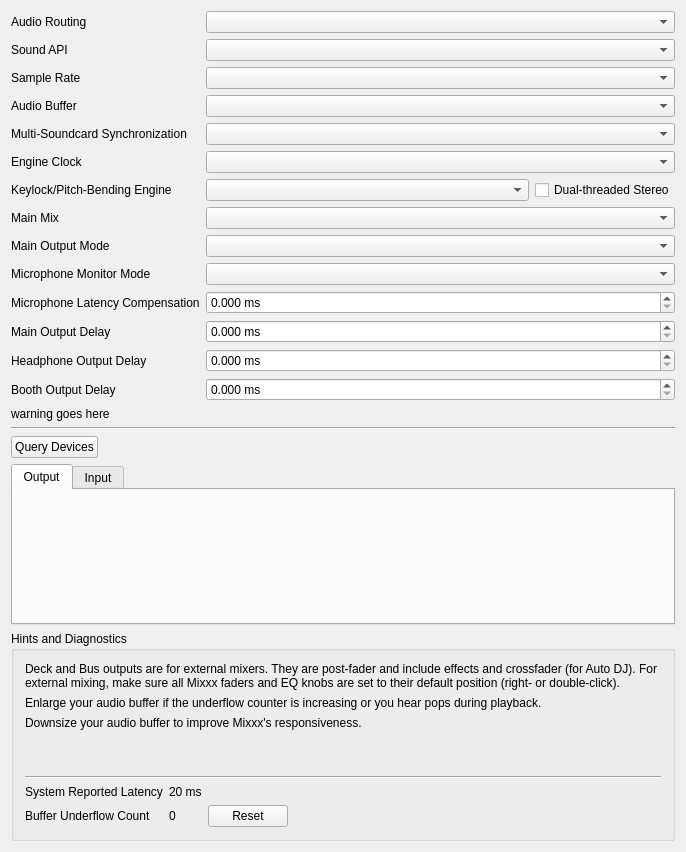
<?xml version="1.0" encoding="UTF-8"?>
<ui version="4.0">
 <class>DlgPrefSoundDlg</class>
 <widget class="QWidget" name="DlgPrefSoundDlg">
  <property name="geometry">
   <rect>
    <x>0</x>
    <y>0</y>
    <width>686</width>
    <height>852</height>
   </rect>
  </property>
  <property name="windowTitle">
   <string>Sound Hardware Preferences</string>
  </property>
  <layout class="QVBoxLayout" name="verticalLayout_2">
   <item>
    <layout class="QGridLayout" name="gridLayout" columnstretch="0,1">
     <item row="0" column="0">
      <widget class="QLabel" name="audioRoutingLabel">
       <property name="text">
        <string>Audio Routing</string>
       </property>
       <property name="buddy">
        <cstring>audioRoutingComboBox</cstring>
       </property>
      </widget>
     </item>
     <item row="0" column="1">
      <widget class="QComboBox" name="audioRoutingComboBox">
       <property name="toolTip">
        <string>ASIO: lowest latency. Other apps cannot play sound through the device. WASAPI: other apps can play sound at the same time. The latency is higher.</string>
       </property>
      </widget>
     </item>
     <item row="1" column="0">
      <widget class="QLabel" name="apiLabel">
       <property name="text">
        <string>Sound API</string>
       </property>
       <property name="openExternalLinks">
        <bool>true</bool>
       </property>
       <property name="buddy">
        <cstring>apiComboBox</cstring>
       </property>
      </widget>
     </item>
     <item row="1" column="1">
      <layout class="QHBoxLayout" name="apiHBox">
        <item>
          <widget class="QComboBox" name="apiComboBox"/>
        </item>
      </layout>
     </item>
     <item row="2" column="0">
      <widget class="QLabel" name="sampleRateLabel">
       <property name="text">
        <string>Sample Rate</string>
       </property>
       <property name="buddy">
        <cstring>sampleRateComboBox</cstring>
       </property>
      </widget>
     </item>
     <item row="2" column="1">
      <layout class="QHBoxLayout" name="sampleRateHBox">
        <item>
          <widget class="QComboBox" name="sampleRateComboBox"/>
        </item>
      </layout>
     </item>
     <item row="3" column="0">
      <widget class="QLabel" name="audioBufferLabel">
       <property name="text">
        <string>Audio Buffer</string>
       </property>
       <property name="buddy">
        <cstring>audioBufferComboBox</cstring>
       </property>
      </widget>
     </item>
     <item row="3" column="1">
      <layout class="QHBoxLayout" name="audioBufferHBox">
        <item>
          <widget class="QComboBox" name="audioBufferComboBox"/>
        </item>
      </layout>
     </item>
     <item row="4" column="0">
      <widget class="QLabel" name="deviceSyncLabel">
       <property name="text">
        <string>Multi-Soundcard Synchronization</string>
       </property>
      </widget>
     </item>
     <item row="4" column="1">
      <widget class="QComboBox" name="deviceSyncComboBox"/>
     </item>
     <item row="5" column="0">
      <widget class="QLabel" name="engineClockLabel">
       <property name="text">
        <string>Engine Clock</string>
       </property>
      </widget>
     </item>
     <item row="5" column="1">
      <widget class="QComboBox" name="engineClockComboBox">
       <property name="toolTip">
        <string>Use soundcard clock for live audience setups and lowest latency.&lt;br&gt;Use network clock for broadcasting without a live audience.</string>
       </property>
      </widget>
     </item>
     <item row="6" column="0">
      <widget class="QLabel" name="keylockLabel">
       <property name="text">
        <string>Keylock/Pitch-Bending Engine</string>
       </property>
       <property name="buddy">
        <cstring>keylockComboBox</cstring>
       </property>
      </widget>
     </item>
     <item row="7" column="0">
      <widget class="QLabel" name="masteMixLabel">
       <property name="text">
        <string>Main Mix</string>
       </property>
      </widget>
     </item>
     <item row="7" column="1">
      <widget class="QComboBox" name="mainMixComboBox"/>
     </item>
     <item row="8" column="1">
      <widget class="QComboBox" name="mainOutputModeComboBox"/>
     </item>
     <item row="8" column="0">
      <widget class="QLabel" name="mainMonoLabel">
       <property name="text">
        <string>Main Output Mode</string>
       </property>
      </widget>
     </item>
     <item row="9" column="1">
      <widget class="QComboBox" name="micMonitorModeComboBox"/>
     </item>
     <item row="9" column="0">
      <widget class="QLabel" name="micMonitorModeLabel">
       <property name="text">
        <string>Microphone Monitor Mode</string>
       </property>
       <property name="openExternalLinks">
        <bool>true</bool>
       </property>
      </widget>
     </item>
     <item row="10" column="0">
      <widget class="QLabel" name="latencyCompensationLabel">
       <property name="text">
        <string>Microphone Latency Compensation</string>
       </property>
       <property name="openExternalLinks">
        <bool>true</bool>
       </property>
      </widget>
     </item>
     <item row="10" column="1">
      <widget class="QDoubleSpinBox" name="latencyCompensationSpinBox">
       <property name="suffix">
        <string> ms</string>
       </property>
       <property name="decimals">
        <number>3</number>
       </property>
       <property name="maximum">
        <double>500.000000000000000</double>
       </property>
       <property name="singleStep">
        <double>0.100000000000000</double>
       </property>
      </widget>
     </item>
     <item row="12" column="0">
      <widget class="QLabel" name="mainDelayLabel">
       <property name="text">
        <string>Main Output Delay</string>
       </property>
      </widget>
     </item>
     <item row="12" column="1">
      <widget class="QDoubleSpinBox" name="mainDelaySpinBox">
       <property name="suffix">
        <string extracomment="milliseconds"> ms</string>
       </property>
       <property name="decimals">
        <number>3</number>
       </property>
       <property name="maximum">
        <double>500.000000000000000</double>
       </property>
       <property name="singleStep">
        <double>0.100000000000000</double>
       </property>
      </widget>
     </item>
     <item row="13" column="0">
      <widget class="QLabel" name="headDelayLabel">
       <property name="text">
        <string>Headphone Output Delay</string>
       </property>
      </widget>
     </item>
     <item row="13" column="1">
      <widget class="QDoubleSpinBox" name="headDelaySpinBox">
       <property name="suffix">
        <string extracomment="milliseconds"> ms</string>
       </property>
       <property name="decimals">
        <number>3</number>
       </property>
       <property name="maximum">
        <double>500.000000000000000</double>
       </property>
       <property name="singleStep">
        <double>0.100000000000000</double>
       </property>
      </widget>
     </item>
     <item row="14" column="0">
      <widget class="QLabel" name="boothDelayLabel">
       <property name="text">
        <string>Booth Output Delay</string>
       </property>
      </widget>
     </item>
     <item row="14" column="1">
      <widget class="QDoubleSpinBox" name="boothDelaySpinBox">
       <property name="suffix">
        <string extracomment="milliseconds"> ms</string>
       </property>
       <property name="decimals">
        <number>3</number>
       </property>
       <property name="maximum">
        <double>500.000000000000000</double>
       </property>
       <property name="singleStep">
        <double>0.100000000000000</double>
       </property>
      </widget>
     </item>
     <item row="15" column="0" colspan="2">
      <widget class="QLabel" name="latencyCompensationWarningLabel">
       <property name="text">
        <string notr="true">warning goes here</string>
       </property>
      </widget>
     </item>
     <item row="6" column="1">
      <layout class="QHBoxLayout" name="horizontalLayout">
       <item>
        <widget class="QComboBox" name="keylockComboBox"/>
       </item>
       <item>
        <widget class="QCheckBox" name="keylockDualthreadedCheckBox">
         <property name="sizePolicy">
          <sizepolicy hsizetype="Maximum" vsizetype="Fixed">
           <horstretch>0</horstretch>
           <verstretch>0</verstretch>
          </sizepolicy>
         </property>
         <property name="text">
          <string>Dual-threaded Stereo</string>
         </property>
        </widget>
       </item>
      </layout>
     </item>
    </layout>
   </item>
   <item>
    <widget class="Line" name="line_2">
     <property name="orientation">
      <enum>Qt::Horizontal</enum>
     </property>
    </widget>
   </item>
   <item>
    <layout class="QHBoxLayout" name="buttonsHLayout">
     <item>
      <widget class="QPushButton" name="queryButton">
       <property name="text">
        <string>Query Devices</string>
       </property>
      </widget>
     </item>
     <item>
      <spacer name="buttonsHSpacer">
       <property name="orientation">
        <enum>Qt::Horizontal</enum>
       </property>
       <property name="sizeHint" stdset="0">
        <size>
         <width>40</width>
         <height>20</height>
        </size>
       </property>
      </spacer>
     </item>
    </layout>
   </item>
   <item>
    <widget class="QTabWidget" name="ioTabs">
     <property name="sizePolicy">
      <sizepolicy hsizetype="MinimumExpanding" vsizetype="Expanding">
       <horstretch>0</horstretch>
       <verstretch>0</verstretch>
      </sizepolicy>
     </property>
     <property name="currentIndex">
      <number>0</number>
     </property>
     <widget class="QWidget" name="outputTab">
      <attribute name="title">
       <string>Output</string>
      </attribute>
      <layout class="QVBoxLayout" name="outputVLayout">
       <item>
        <spacer name="outputVSpacer">
         <property name="orientation">
          <enum>Qt::Vertical</enum>
         </property>
         <property name="sizeType">
          <enum>QSizePolicy::MinimumExpanding</enum>
         </property>
         <property name="sizeHint" stdset="0">
          <size>
           <width>20</width>
           <height>1</height>
          </size>
         </property>
        </spacer>
       </item>
      </layout>
     </widget>
     <widget class="QWidget" name="inputTab">
      <attribute name="title">
       <string>Input</string>
      </attribute>
      <layout class="QVBoxLayout" name="inputVLayout">
       <item>
        <spacer name="inputVSpacer">
         <property name="orientation">
          <enum>Qt::Vertical</enum>
         </property>
         <property name="sizeType">
          <enum>QSizePolicy::MinimumExpanding</enum>
         </property>
         <property name="sizeHint" stdset="0">
          <size>
           <width>20</width>
           <height>1</height>
          </size>
         </property>
        </spacer>
       </item>
      </layout>
     </widget>
    </widget>
   </item>
   <item>
    <widget class="QGroupBox" name="Hints">
     <property name="title">
      <string>Hints and Diagnostics</string>
     </property>
     <layout class="QGridLayout" name="gridLayout_6" columnstretch="0,0,0,1">
      <item row="0" column="0" colspan="4">
       <widget class="QLabel" name="deckBusHint">
        <property name="text">
         <string>Deck and Bus outputs are for external mixers. They are post-fader and include effects and crossfader (for Auto DJ). For external mixing, make sure all Mixxx faders and EQ knobs are set to their default position (right- or double-click). </string>
        </property>
        <property name="wordWrap">
         <bool>true</bool>
        </property>
        <property name="openExternalLinks">
         <bool>true</bool>
        </property>
       </widget>
      </item>
      <item row="1" column="0" colspan="4">
       <widget class="QLabel" name="underflowCounterHint">
        <property name="text">
         <string>Enlarge your audio buffer if the underflow counter is increasing or you hear pops during playback.</string>
        </property>
        <property name="wordWrap">
         <bool>true</bool>
        </property>
       </widget>
      </item>
      <item row="2" column="0" colspan="4">
       <widget class="QLabel" name="audioBufferHint">
        <property name="text">
         <string>Downsize your audio buffer to improve Mixxx's responsiveness.</string>
        </property>
        <property name="wordWrap">
         <bool>true</bool>
        </property>
       </widget>
      </item>
      <item row="3" column="0" colspan="4">
       <widget class="QLabel" name="realtimeHint">
        <property name="wordWrap">
         <bool>true</bool>
        </property>
        <property name="openExternalLinks">
         <bool>true</bool>
        </property>
       </widget>
      </item>
      <item row="4" column="0" colspan="4">
       <widget class="QLabel" name="hardwareGuide">
        <property name="wordWrap">
         <bool>true</bool>
        </property>
        <property name="openExternalLinks">
         <bool>true</bool>
        </property>
       </widget>
      </item>
      <item row="5" column="0" colspan="4">
       <widget class="Line" name="line">
        <property name="orientation">
         <enum>Qt::Horizontal</enum>
        </property>
       </widget>
      </item>
      <item row="6" column="0">
       <widget class="QLabel" name="latencyLabel">
        <property name="text">
         <string>System Reported Latency</string>
        </property>
        <property name="buddy">
         <cstring>audioBufferComboBox</cstring>
        </property>
       </widget>
      </item>
      <item row="6" column="1">
       <widget class="QLabel" name="currentLatency">
        <property name="text">
         <string>20 ms</string>
        </property>
       </widget>
      </item>
      <item row="7" column="0">
       <widget class="QLabel" name="underflowLabel">
        <property name="text">
         <string>Buffer Underflow Count</string>
        </property>
        <property name="buddy">
         <cstring>audioBufferComboBox</cstring>
        </property>
       </widget>
      </item>
      <item row="7" column="1">
       <widget class="QLabel" name="bufferUnderflowCount">
        <property name="text">
         <string>0</string>
        </property>
       </widget>
      </item>
      <item row="7" column="2">
       <widget class="QPushButton" name="btnResetBufferUnderflowCount">
        <property name="text">
         <string>Reset</string>
        </property>
       </widget>
      </item>
     </layout>
    </widget>
   </item>
  </layout>
 </widget>
 <layoutdefault spacing="6" margin="11"/>
 <tabstops>
  <tabstop>audioRoutingComboBox</tabstop>
  <tabstop>apiComboBox</tabstop>
  <tabstop>sampleRateComboBox</tabstop>
  <tabstop>audioBufferComboBox</tabstop>
  <tabstop>deviceSyncComboBox</tabstop>
  <tabstop>engineClockComboBox</tabstop>
  <tabstop>mainMixComboBox</tabstop>
  <tabstop>mainOutputModeComboBox</tabstop>
  <tabstop>micMonitorModeComboBox</tabstop>
  <tabstop>latencyCompensationSpinBox</tabstop>
  <tabstop>mainDelaySpinBox</tabstop>
  <tabstop>headDelaySpinBox</tabstop>
  <tabstop>boothDelaySpinBox</tabstop>
  <tabstop>queryButton</tabstop>
  <tabstop>ioTabs</tabstop>
 </tabstops>
 <resources/>
 <connections/>
</ui>
